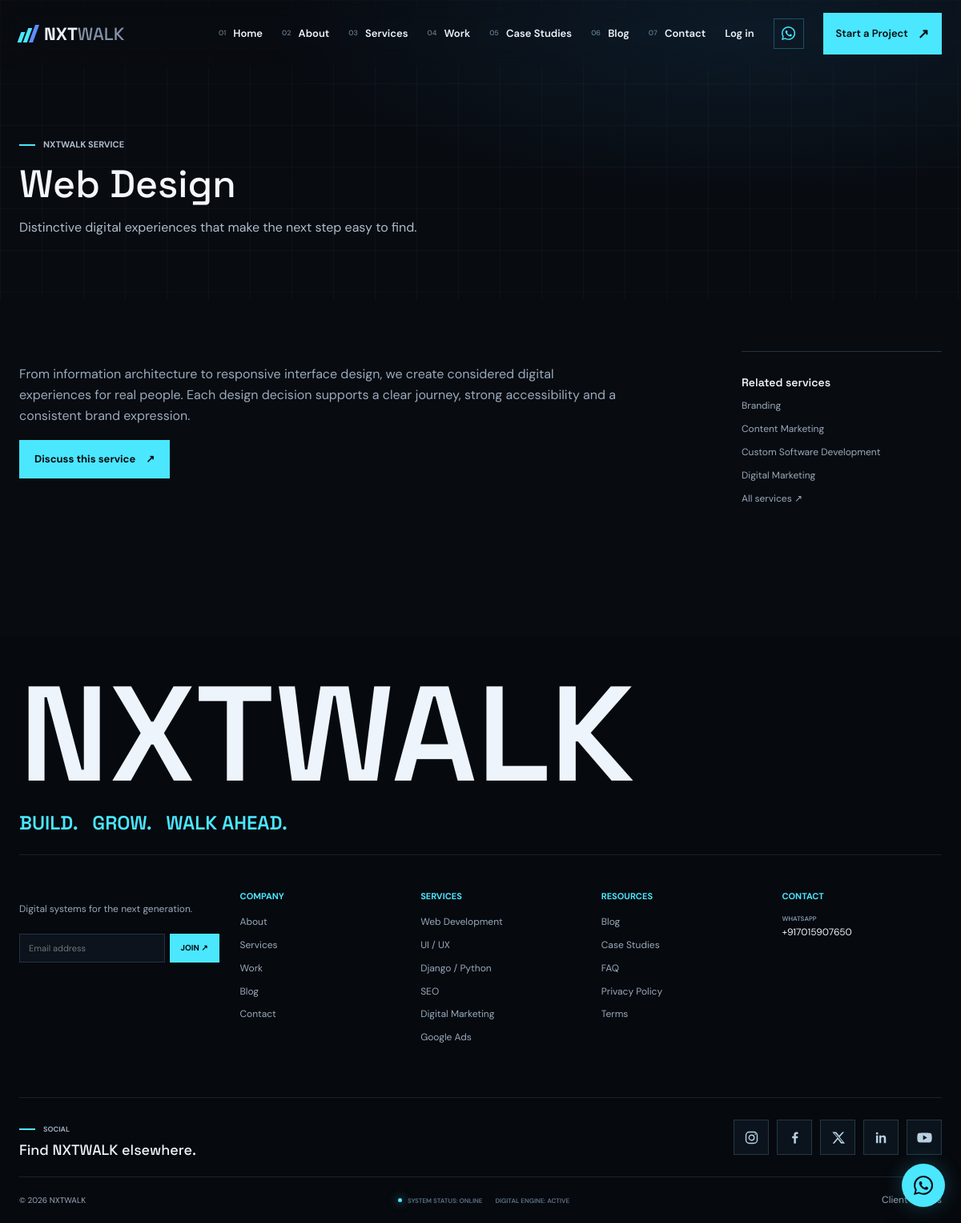
Page /services/web-design/ on the committed database.
### apps/website/models.py (models this page shows, shortened)
class NavigationItem(models.Model):
    title = models.CharField(max_length=80)
    url = models.CharField(max_length=300, blank=True, help_text="Internal path, starting with /")
    external_url = models.URLField(blank=True, validators=[URLValidator(schemes=["https", "http"])])
    is_external = models.BooleanField(default=False)
    is_cta = models.BooleanField(default=False)
    display_order = models.PositiveSmallIntegerField(default=0)
    is_active = models.BooleanField(default=True)
    created_at = models.DateTimeField(auto_now_add=True)
    updated_at = models.DateTimeField(auto_now=True)
    class Meta:
        ordering = ["display_order", "id"]
    @property
    def href(self):
        return self.external_url if self.is_external else self.url

class SiteSettings(models.Model):
    organization_name = models.CharField("company name", max_length=120, default="NXTWALK")
    tagline = models.CharField(max_length=180, default="Build. Grow. Walk Ahead.")
    contact_email = models.EmailField(blank=True)
    phone = models.CharField(max_length=40, blank=True)
    whatsapp_number = models.CharField(
        max_length=24,
        blank=True,
        validators=[RegexValidator(r"^\+?[0-9\s().-]{8,24}$", "Enter a valid WhatsApp number.")],
    )
    address = models.CharField(max_length=240, blank=True)
    city = models.CharField(max_length=100, blank=True)
    country = models.CharField(max_length=100, blank=True)
    business_hours = models.CharField(max_length=240, blank=True)
    google_maps_url = models.URLField(blank=True)
    website_url = models.URLField(blank=True)
    logo = models.ImageField(upload_to="site/", blank=True)
    favicon = models.FileField(upload_to="site/", blank=True)
    footer_description = models.CharField(max_length=240, default="Digital systems for the next generation.")
    default_seo_title = models.CharField(max_length=60, blank=True)
    default_meta_description = models.CharField(max_length=160, blank=True)
    default_keywords = models.TextField(blank=True)
    default_og_image = models.ImageField(upload_to="site/", blank=True)
    google_analytics_id = models.CharField(max_length=40, blank=True)
    search_console_verification = models.CharField(max_length=160, blank=True)
    updated_at = models.DateTimeField(auto_now=True)
    class Meta:
        verbose_name = "site settings"
        verbose_name_plural = "site settings"
    @property
    def company_name(self):
        return self.organization_name
    @property
    def whatsapp_link(self):
        digits = re.sub(r"\D", "", self.whatsapp_number)
        return f"https://wa.me/{digits}" if 8 <= len(digits) <= 15 else ""

class FooterSettings(models.Model):
    logo = models.ImageField(upload_to="site/", blank=True)
    description = models.CharField(max_length=240, default="Digital systems for the next generation.")
    copyright_text = models.CharField(max_length=180, blank=True)
    show_social_links = models.BooleanField(default=True)
    show_whatsapp = models.BooleanField(default=True)
    show_email = models.BooleanField(default=True)
    show_phone = models.BooleanField(default=True)
    show_address = models.BooleanField(default=True)
    updated_at = models.DateTimeField(auto_now=True)
    class Meta:
        verbose_name = "footer settings"
        verbose_name_plural = "footer settings"

class FooterLink(models.Model):
    COMPANY = "company"
    SERVICES = "services"
    RESOURCES = "resources"
    SECTION_CHOICES = [
        (COMPANY, "Company"),
        (SERVICES, "Services"),
        (RESOURCES, "Resources"),
    ]
    section = models.CharField(max_length=16, choices=SECTION_CHOICES)
    title = models.CharField(max_length=80)
    url = models.CharField(max_length=300, blank=True, help_text="Internal path, starting with /")
    external_url = models.URLField(blank=True, validators=[URLValidator(schemes=["https", "http"])])
    is_external = models.BooleanField(default=False)
    display_order = models.PositiveSmallIntegerField(default=0)
    is_active = models.BooleanField(default=True)
    class Meta:
        ordering = ["section", "display_order", "id"]
    @property
    def href(self):
        return self.external_url if self.is_external else self.url

class SocialLink(models.Model):
    INSTAGRAM = "instagram"
    FACEBOOK = "facebook"
    X = "x"
    LINKEDIN = "linkedin"
    YOUTUBE = "youtube"
    WHATSAPP = "whatsapp"
    OTHER = "other"
    PLATFORM_CHOICES = [
        (INSTAGRAM, "Instagram"),
        (FACEBOOK, "Facebook"),
        (X, "X"),
        (LINKEDIN, "LinkedIn"),
        (YOUTUBE, "YouTube"),
        (WHATSAPP, "WhatsApp"),
        (OTHER, "Other"),
    ]
    platform = models.CharField(max_length=20, choices=PLATFORM_CHOICES)
    name = models.CharField(max_length=80)
    url = models.URLField(validators=[URLValidator(schemes=["https", "http"])])
    icon = models.CharField(max_length=20, choices=PLATFORM_CHOICES, blank=True)
    display_order = models.PositiveSmallIntegerField(default=0)
    is_active = models.BooleanField(default=True)
    open_new_tab = models.BooleanField(default=True)
    created_at = models.DateTimeField(auto_now_add=True)
    updated_at = models.DateTimeField(auto_now=True)
    class Meta:
        ordering = ["display_order", "name"]

### apps/services/models.py (models this page shows, shortened)
class Service(SEOFields):
    title = models.CharField(max_length=200)
    slug = models.SlugField(unique=True)
    short_description = models.CharField(max_length=300)
    description = models.TextField()
    featured_image = models.ImageField(upload_to="services/", blank=True)
    icon = models.CharField(max_length=64, blank=True)
    is_active = models.BooleanField(default=True)
    created_at = models.DateTimeField(auto_now_add=True)
    updated_at = models.DateTimeField(auto_now=True)
    class Meta:
        ordering = ["title"]

### apps/services/views.py (the view)
# urls.py: path("<slug:slug>/", views.service_detail, name="detail"),
def service_detail(request, slug):
    service = get_object_or_404(Service, slug=slug, is_active=True)
    related_services = Service.objects.filter(is_active=True).exclude(pk=service.pk)[:4]
    return render(request, "services/detail.html", {"service": service, "related_services": related_services})

### templates/services/detail.html (shortened to what this page needs)
{% extends "base.html" %}
{% block content %}
<section class="page-heading"><div class="container"><span class="eyebrow">NXTWALK service</span><h1>{{ service.title }}</h1><p>{{ service.short_description }}</p></div></section>
<section class="content-section"><div class="container article-layout">
	<article class="article-body"><div>{{ service.description|linebreaks }}</div><p><a class="button button-ink" href="{% url 'contact:contact' %}?service={{ service.slug }}">Discuss this service <span aria-hidden="true">&#8599;</span></a></p></article>
	<aside class="article-aside"><h2>Related services</h2>{% for related in related_services %}<a href="{% url 'services:detail' related.slug %}">{{ related.title }}</a>{% endfor %}<a href="{% url 'services:list' %}">All services &#8599;</a></aside>
</div>
</section>
{% endblock %}

### templates/partials/navbar.html (shortened to what this page needs)
<header class="site-header" id="site-header">
    <div class="container nav-wrap">
        <a class="logo" href="{% url 'website:home' %}" aria-label="NXTWALK home">
            {% if site_settings.logo %}<img class="brand-logo-image" src="{{ site_settings.logo.url }}" alt="{{ site_settings.company_name }}" loading="lazy">{% else %}
            <span class="logo-mark" aria-hidden="true"><i></i><i></i><i></i></span>
            <span>NXT<span class="logo-light">WALK</span></span>
            {% endif %}
        </a>
        <nav class="primary-nav" id="primary-nav" aria-label="Primary navigation">
            {% for item in navigation_items %}<a class="" href="{{ item.href }}"><span class="nav-index">0{{ forloop.counter }}</span> {{ item.title }}</a>{% endfor %}
            {% if user.is_authenticated %}
            <a href="{% url 'accounts:profile' %}">Account</a>
            {% if user.is_staff %}<a href="{% url 'website:admin_dashboard' %}">Dashboard</a>{% endif %}
            <form class="nav-logout" action="{% url 'accounts:logout' %}" method="post">{% csrf_token %}<button type="submit">Log out</button></form>
            {% else %}
            <a href="{% url 'accounts:login' %}">Log in</a>
            {% endif %}
            {% if site_settings.whatsapp_link and footer_settings.show_whatsapp %}<a class="nav-whatsapp" href="{{ site_settings.whatsapp_link }}" target="_blank" rel="noopener noreferrer" title="Chat with us on WhatsApp" aria-label="Chat with us on WhatsApp">{% include "partials/social-icon.html" with icon="whatsapp" %}</a>{% endif %}
            {% if navigation_cta %}<a class="nav-contact" href="{{ navigation_cta.href }}"{% if navigation_cta.is_external %} target="_blank" rel="noopener noreferrer"{% endif %}>{{ navigation_cta.title }} <span aria-hidden="true">&#8599;</span></a>{% else %}<a class="nav-contact" href="{% url 'contact:project_enquiry' %}">Start project <span aria-hidden="true">&#8599;</span></a>{% endif %}
        </nav>
    </div>
</header>

### templates/partials/social-icon.html
<svg class="social-icon-svg" viewBox="0 0 24 24" aria-hidden="true" focusable="false">
    {% if icon == "instagram" %}
    <rect x="3.2" y="3.2" width="17.6" height="17.6" rx="5" fill="none" stroke="currentColor" stroke-width="1.8"/><circle cx="12" cy="12" r="4.1" fill="none" stroke="currentColor" stroke-width="1.8"/><circle cx="17.8" cy="6.4" r="1.1" fill="currentColor"/>
    {% elif icon == "facebook" %}
    <path fill="currentColor" d="M13.7 21v-8h2.8l.4-3.2h-3.2V7.7c0-.9.3-1.5 1.6-1.5H17V3.4c-.3 0-1.2-.1-2.4-.1-2.4 0-4.1 1.5-4.1 4.3v2.2H7.8V13h2.7v8z"/>
    {% elif icon == "x" %}
    <path fill="currentColor" d="M18.9 3h2.7l-7.1 8.1L22.8 21h-6.2l-4.9-6.4L6.1 21H3.3l7.6-8.7L2.8 3h6.4l4.4 5.9zm-.9 16h1.5L7.7 4.9H6.1z"/>
    {% elif icon == "linkedin" %}
    <path fill="currentColor" d="M5.3 3.5a1.8 1.8 0 1 0 0 3.6 1.8 1.8 0 0 0 0-3.6M3.7 8.6h3.2v11.8H3.7zm5.2 0H12v1.6h.1a3.5 3.5 0 0 1 3.2-1.8c3.4 0 4 2.2 4 5v7h-3.3v-6.2c0-1.5 0-3.3-2-3.3s-2.3 1.6-2.3 3.2v6.3H8.9z"/>
    {% elif icon == "youtube" %}
    <path fill="currentColor" d="M23.1 7a3 3 0 0 0-2.1-2.2C19.2 4.3 12 4.3 12 4.3s-7.2 0-9 .5A3 3 0 0 0 .9 7 31 31 0 0 0 .4 12a31 31 0 0 0 .5 5 3 3 0 0 0 2.1 2.2c1.8.5 9 .5 9 .5s7.2 0 9-.5a3 3 0 0 0 2.1-2.2 31 31 0 0 0 .5-5 31 31 0 0 0-.5-5M9.7 15.8V8.2l6.3 3.8z"/>
    {% elif icon == "whatsapp" %}
    <path fill="currentColor" d="M20.5 3.5A11.9 11.9 0 0 0 12 0C5.4 0 .1 5.3.1 11.9c0 2.1.5 4.1 1.6 5.9L0 24l6.4-1.7a12 12 0 0 0 5.7 1.5h.1c6.6 0 11.9-5.3 11.9-11.9 0-3.2-1.3-6.2-3.6-8.4M12.1 21.8a10 10 0 0 1-5.1-1.4l-.4-.2-3.8 1 1-3.7-.2-.4a9.8 9.8 0 0 1-1.5-5.2A10 10 0 0 1 12 2a10 10 0 0 1 10 10 10 10 0 0 1-9.9 9.8m5.5-7.4c-.3-.1-1.6-.8-1.9-.9-.3-.1-.4-.1-.6.2s-.7.9-.9 1c-.1.2-.3.2-.6.1-.3-.2-1.2-.4-2.3-1.4-.8-.7-1.4-1.6-1.5-1.9-.2-.3 0-.4.1-.5l.4-.5c.1-.2.2-.3.3-.5.1-.2 0-.4 0-.5l-.9-2.1c-.2-.6-.5-.5-.6-.5h-.6c-.2 0-.5.1-.8.4-.3.3-1 1-1 2.3s1 2.7 1.1 2.9c.2.2 2 3.1 4.8 4.3.7.3 1.2.5 1.6.6.7.2 1.3.2 1.8.1.6-.1 1.6-.7 1.9-1.3.2-.6.2-1.1.2-1.3-.1-.1-.4-.2-.7-.4"/>
    {% else %}
    <path fill="none" stroke="currentColor" stroke-width="1.7" d="M12 2.8a9.2 9.2 0 1 0 0 18.4 9.2 9.2 0 0 0 0-18.4Zm-3.7 9.2h7.4m-3.7-3.7v7.4"/>
    {% endif %}
</svg>

### templates/partials/footer.html
<footer class="site-footer">
    <div class="container footer-monument">
        {% if footer_settings.logo %}<img class="footer-logo-image" src="{{ footer_settings.logo.url }}" alt="{{ site_settings.company_name }}" loading="lazy">{% elif site_settings.logo %}<img class="footer-logo-image" src="{{ site_settings.logo.url }}" alt="{{ site_settings.company_name }}" loading="lazy">{% else %}<strong aria-label="{{ site_settings.company_name }}">{{ site_settings.company_name }}</strong>{% endif %}
        <p class="footer-manifesto">BUILD. &nbsp; GROW. &nbsp; WALK AHEAD.</p>
    </div>
    <div class="container footer-top">
        <div class="footer-brand">
            <p>{{ footer_settings.description|default:site_settings.footer_description }}</p>
            {% include "partials/newsletter-form.html" %}
        </div>
        <div class="footer-column">
            <h2>Company</h2>
            {% for link in footer_company_links %}<a href="{{ link.href }}"{% if link.is_external %} target="_blank" rel="noopener noreferrer"{% endif %}>{{ link.title }}</a>{% endfor %}
        </div>
        <div class="footer-column">
            <h2>Services</h2>
            {% for link in footer_service_links %}<a href="{{ link.href }}"{% if link.is_external %} target="_blank" rel="noopener noreferrer"{% endif %}>{{ link.title }}</a>{% endfor %}
        </div>
        <div class="footer-column">
            <h2>Resources</h2>
            {% for link in footer_resource_links %}<a href="{{ link.href }}"{% if link.is_external %} target="_blank" rel="noopener noreferrer"{% endif %}>{{ link.title }}</a>{% endfor %}
        </div>
        <div class="footer-column footer-contact">
            <h2>Contact</h2>
            {% include "partials/contact-methods.html" %}
        </div>
    </div>
    {% if footer_settings.show_social_links %}<div class="container footer-social-row"><div><span class="eyebrow">Social</span><h2>Find NXTWALK elsewhere.</h2></div>{% include "partials/social-links.html" %}</div>{% endif %}
    <div class="container footer-bottom">
        <p>{% if footer_settings.copyright_text %}{{ footer_settings.copyright_text }}{% else %}&#169; {% now "Y" %} {{ site_settings.company_name }}{% endif %}</p>
        <p class="footer-telemetry"><span><i></i> System status: online</span><span>Digital engine: active</span></p>
        <a href="{% url 'accounts:login' %}">Client access</a>
    </div>
</footer>

### templates/partials/contact-methods.html (shortened to what this page needs)
<div class="contact-methods">
    {% if site_settings.whatsapp_link and footer_settings.show_whatsapp %}<a href="{{ site_settings.whatsapp_link }}" target="_blank" rel="noopener noreferrer"><span>WhatsApp</span>{{ site_settings.whatsapp_number }}</a>{% endif %}
</div>

### templates/partials/social-links.html
<div class="social-links" aria-label="NXTWALK social media">
    {% for social in social_links %}
    <a class="social-icon" href="{{ social.url }}" aria-label="{{ social.name }}" title="{{ social.name }}"{% if social.open_new_tab %} target="_blank" rel="noopener noreferrer"{% endif %}>
        {% include "partials/social-icon.html" with icon=social.icon %}
    </a>
    {% endfor %}
</div>

### rows in the picture
NavigationItem: title "Home"
NavigationItem: title "About"
NavigationItem: title "Services"
NavigationItem: title "Work"
NavigationItem: title "Case Studies"
NavigationItem: title "Blog"
NavigationItem: title "Contact"
NavigationItem: title "Start a Project"
Service: title "Web Design", short_description "Distinctive digital experiences that make the next step easy to find.", description "From information architecture to responsive interface design, we create considered digital experiences for real people. Each design decision supports a clear journey, strong accessibility and a consistent brand expression."
Service: title "Branding"
Service: title "Content Marketing"
Service: title "Custom Software Development"
Service: title "Digital Marketing"
SiteSettings: company_name "NXTWALK", whatsapp_number "+917015907650"
FooterSettings: description "Digital systems for the next generation."
FooterLink: title "About"
FooterLink: title "Services"
FooterLink: title "Work"
FooterLink: title "Blog"
FooterLink: title "Contact"
FooterLink: title "Web Development"
FooterLink: title "UI / UX"
FooterLink: title "Django / Python"
FooterLink: title "SEO"
FooterLink: title "Digital Marketing"
FooterLink: title "Google Ads"
FooterLink: title "Blog"
FooterLink: title "Case Studies"
FooterLink: title "FAQ"
FooterLink: title "Privacy Policy"
FooterLink: title "Terms"
